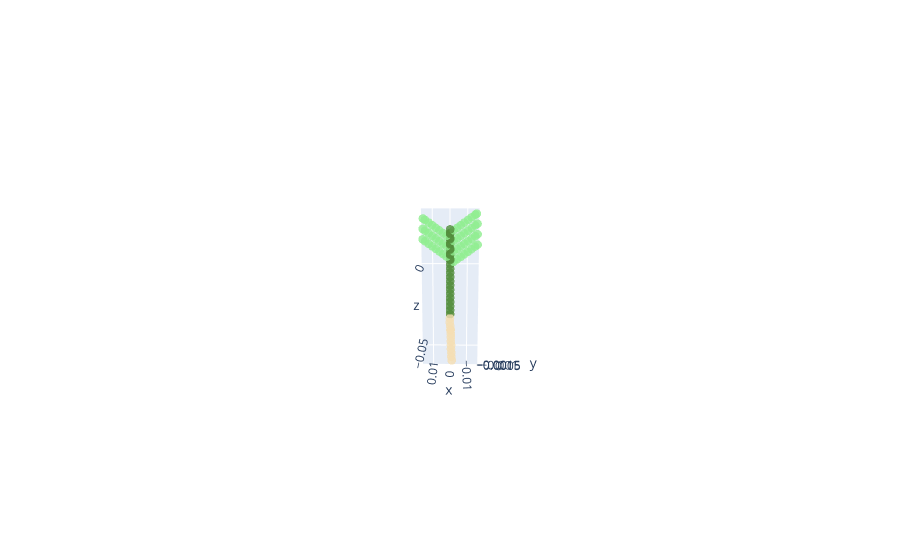

The cell this chart's notebook holds for it:
### Markdown cell above
### 5.2.2Let's change the ln to see what will happen?
ln is the internode distance

### Code cell
name = 'testXML'
change_parameter('testXML', 'testXML', 'stem', '1', 'ln', 'value','0.3')
smallplant = CPlantBox(name, time, name) # make a plant object in python
fig = visual_plant(smallplant)    
fig.show()
